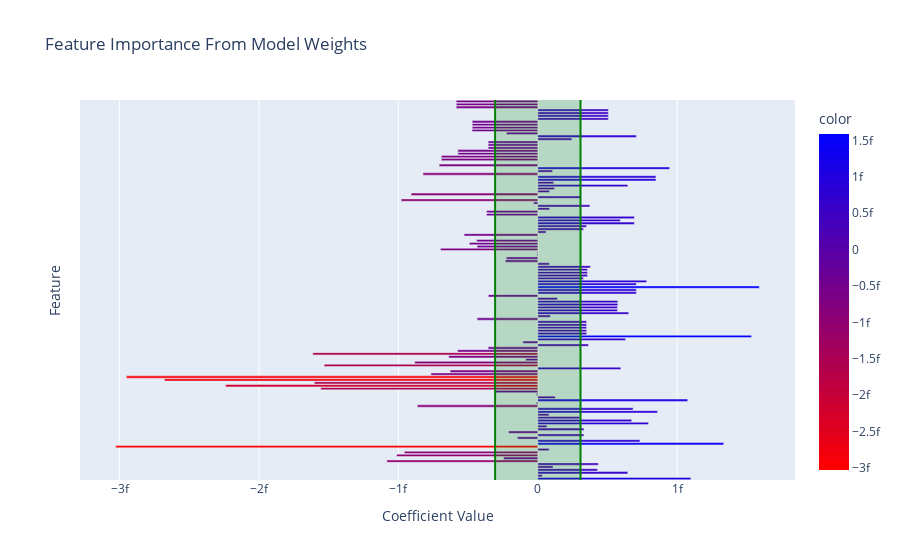

Notebook code cell kept with this figure:
### Markdown cell above
we below code we are droping some features depending of thier weights

### Code cell
coeff = np.mean(log.coef_,axis=0)
threshold = np.quantile(np.abs(coeff), q=0.25) 
import plotly.express as px
from plotly.offline import plot, iplot, init_notebook_mode
init_notebook_mode(connected=True)

fig = px.bar(
    x=coeff,
    y=x_train.columns,
    orientation='h',
    color=coeff,
    color_continuous_scale=[(0, 'red'), (1, 'blue')],
    labels={'x': "Coefficient Value", 'y': "Feature"},
    title="Feature Importance From Model Weights"
)

fig.update_yaxes(showticklabels=False)
fig.add_vline(x=threshold, line_color='green')
fig.add_vline(x=-threshold, line_color='green')
fig.add_vrect(x0=threshold, x1=-threshold, line_width=0, fillcolor='green', opacity=0.2)

fig.show()

### Figure 1 — Plotly figure (JSON) as saved in the notebook; plotly's stock layout.template omitted (floating-point values rounded to 4 significant figures; data arrays with more than 128 entries replaced by an {"elided": "..."} marker saying what was removed)
{"data": [{"alignmentgroup": "True", "hovertemplate": "Coefficient Value=%{x}<br>Feature=%{y}<br>color=%{marker.color}<extra></extra>", "legendgroup": "", "marker": {"color": {"elided": "131 float values"}, "coloraxis": "coloraxis", "pattern": {"shape": ""}}, "name": "", "offsetgroup": "", "orientation": "h", "showlegend": false, "textposition": "auto", "x": {"elided": "131 float values"}, "xaxis": "x", "y": {"elided": "131 str values"}, "yaxis": "y", "type": "bar"}], "layout": {"xaxis": {"anchor": "y", "domain": [0, 1], "title": {"text": "Coefficient Value"}}, "yaxis": {"anchor": "x", "domain": [0, 1], "title": {"text": "Feature"}, "showticklabels": false}, "coloraxis": {"colorbar": {"title": {"text": "color"}}, "colorscale": [[0, "red"], [1, "blue"]]}, "legend": {"tracegroupgap": 0}, "title": {"text": "Feature Importance From Model Weights"}, "barmode": "relative", "shapes": [{"line": {"color": "green"}, "type": "line", "x0": 3.063e-16, "x1": 3.063e-16, "xref": "x", "y0": 0, "y1": 1, "yref": "y domain"}, {"line": {"color": "green"}, "type": "line", "x0": -3.063e-16, "x1": -3.063e-16, "xref": "x", "y0": 0, "y1": 1, "yref": "y domain"}, {"fillcolor": "green", "line": {"width": 0}, "opacity": 0.2, "type": "rect", "x0": 3.063e-16, "x1": -3.063e-16, "xref": "x", "y0": 0, "y1": 1, "yref": "y domain"}]}}
